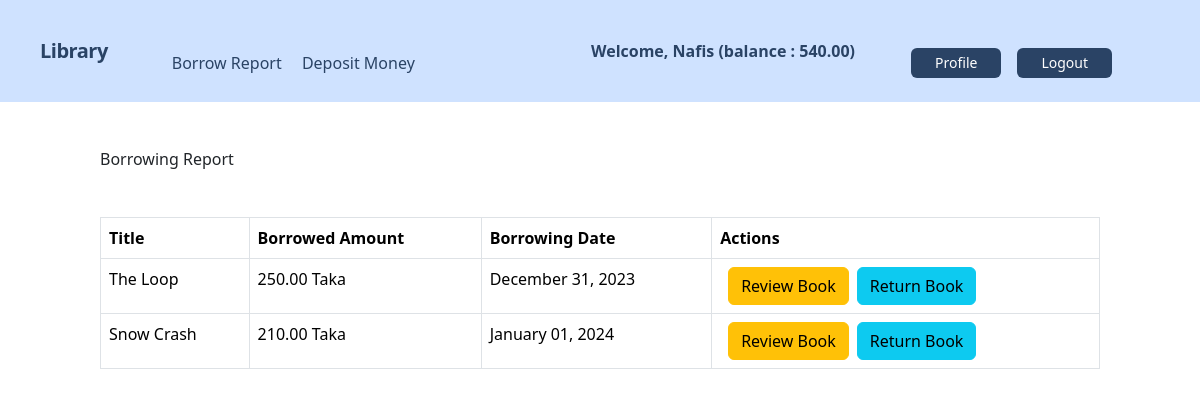
/borrow_report/ (signed in), run on the app's committed database.
### user/models.py (models this page shows, shortened)
class UserInfo(models.Model):
    user = models.OneToOneField(User, related_name='info', on_delete=models.CASCADE)
    birth_date = models.DateField(null=True, blank=True)
    gender = models.CharField(max_length=10, choices=GENDER_TYPE)
    balance = models.DecimalField(default=0, max_digits=8, decimal_places=2)

class BorrowingHistory(models.Model):
    user = models.ForeignKey(User, on_delete=models.CASCADE)
    book = models.ForeignKey(Book, on_delete=models.CASCADE)
    borrowing_date = models.DateTimeField(auto_now_add=True)
    borrowed_amount = models.DecimalField(max_digits=7, decimal_places=2, null=True, blank=True)
    book_returned = models.BooleanField(default=False)

### book/models.py (models this page shows, shortened)
class Book(models.Model):
    title = models.CharField(max_length=100)
    description = models.TextField()
    image = models.ImageField(upload_to='book/media/uploads')
    borrowing_price = models.DecimalField(max_digits=7, decimal_places=2)
    category = models.ManyToManyField(Category)

### user/views.py (the view)
# urls.py: path('borrow_report/', BorrowReport.as_view(), name='borrow_report'),
class BorrowReport(LoginRequiredMixin, ListView):
    template_name = 'borrow_report.html'
    model = BorrowingHistory
    context_object_name = 'BorrowingReport'
    def get_queryset(self):
        user = self.request.user
        queryset = BorrowingHistory.objects.filter(user=user)
        return queryset

### user/templates/borrow_report.html
{% extends 'base.html' %}
{% block content %}
  <div class="mt-5 container">
    <h2>Borrowing Report</h2>
        <div class="mt-5">
            <table class="table table-bordered">
                <thead>
                  <tr>
                    <th>Title</th>
                    <th>Borrowed Amount</th>
                    <th>Borrowing Date</th>
                    <th>Actions</th>
                  </tr>
                </thead>
                <tbody>
                  {% for bh in BorrowingReport %}
                    <tr>
                      <td>{{ bh.book.title }}</td>
                      <td>{{ bh.borrowed_amount }} Taka</td>
                      <td>{{ bh.borrowing_date|date:"F d, Y" }}</td>
                      <td>
                          <div class="d-flex">
                              <a class="btn btn-warning mx-2" href="{% url 'review' bh.book.id %}">Review Book</a>
                              <a class="btn btn-info" href="{% url 'return_book' bh.id %}">Return Book</a>
                          </div>
                      </td>
                    </tr>
                  {% endfor %}
                </tbody>
              </table>
        </div>
  </div>
{% endblock %}

### core/templates/base.html (shortened to what this page needs)
<!DOCTYPE html>
<html lang="en">
<head>
    <link href="https://cdn.jsdelivr.net/npm/bootstrap@5.3.2/dist/css/bootstrap.min.css" rel="stylesheet">
    <link href="https://unpkg.com/tailwindcss@^1.0/dist/tailwind.min.css" rel="stylesheet">
  </head>
<body>
  <nav class="flex items-center justify-between flex-wrap bg-primary-subtle p-6 px-10">
    <div class="flex items-center flex-shrink-0 text-white mr-6">
        <span class="font-semibold text-xl tracking-tight text-blue-900"><a href="/">Library</a></span>
    </div>
    <div class="w-full block flex-grow lg:flex lg:items-center lg:w-auto px-10">
        {% if request.user.is_authenticated %}
            <div class="text-md lg:flex-grow">
                <a href="{% url 'borrow_report' %}" class="block mt-4 lg:inline-block lg:mt-0 text-blue-900 hover:text-red-900 hover:font-black mr-4">
                    Borrow Report
                </a>
                <a href="{% url 'deposit_money' %}" class="block mt-4 lg:inline-block lg:mt-0 text-blue-900 hover:text-red-900 hover:font-black mr-4">
                    Deposit Money
                </a>
            </div>
            <div class="flex w-auto">
                <div class="text-blue-900 my-auto font-black px-5">Welcome, {{ request.user.first_name }} (balance : {{request.user.info.balance}}) </div>
                <a href="{% url 'profile' %}" class="mx-2 inline-block font-medium text-sm px-4 py-2 leading-none bg-blue-900 rounded text-white border-white hover:border-transparent hover:text-dark hover:bg-red-700 mt-4 lg:mt-0">Profile</a>
                <form method="post" action="{% url 'logout' %}">
                  <button class="mx-2 inline-block font-medium text-sm px-4 py-2
                  leading-none bg-blue-900 rounded text-white border-white hover:border-transparent
                  hover:text-dark hover:bg-red-700 mt-4 lg:mt-0">Logout</button>
                </form>
            </div>
        {% endif %}
    </div>
</nav>
    {% block content %}
    {% endblock %}
</body>
</html>

### data on the page
BorrowingHistory: book "The Loop", borrowed_amount "250.00", borrowing_date "December 31, 2023"
BorrowingHistory: book "Snow Crash", borrowed_amount "210.00", borrowing_date "January 01, 2024"

### other printed values
{{ request.user.first_name }} "Nafis"
{{ request.user.info.balance }} "540.00"
